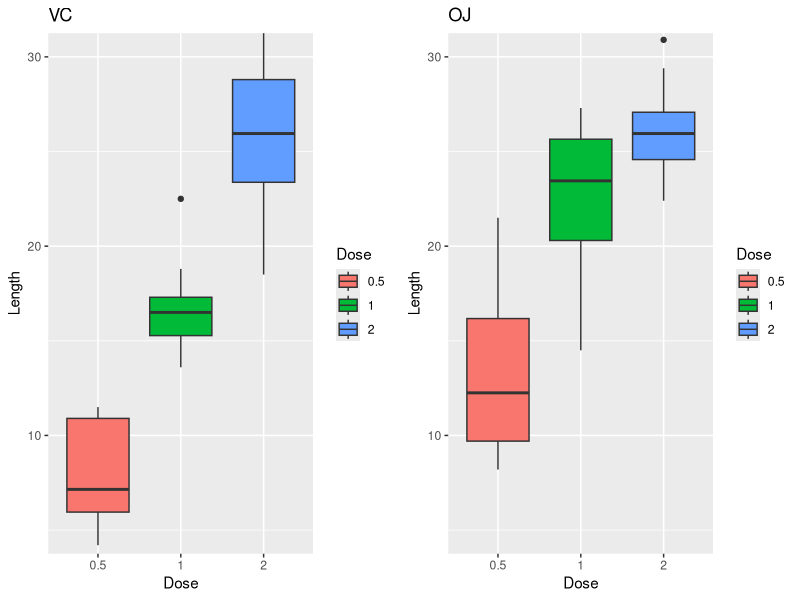

The R source for this figure:
## ---- chunk 1
knitr::opts_chunk$set(echo = TRUE)
## ---- chunk 2
data("ToothGrowth")
str(ToothGrowth)
## ---- chunk 3
data_OJ <- subset(ToothGrowth,supp=='OJ')
data_VC <- subset(ToothGrowth,supp=='VC')
## ---- chunk 4
library(ggplot2)
library(gridExtra)
g1<-ggplot(data_VC,aes(x=as.factor(dose),y=len,fill=as.factor(dose)))
plot1<-g1+geom_boxplot()+labs(fill='Dose',x='Dose',y='Length',title='VC')+
    coord_cartesian(ylim = c(5,30))
g2<-ggplot(data_OJ,aes(x=as.factor(dose),y=len,fill=as.factor(dose)))
plot2<-g2+geom_boxplot()+labs(fill='Dose',x='Dose',y='Length',title='OJ')+
    coord_cartesian(ylim = c(5,30))
grid.arrange(plot1,plot2,ncol=2)
## ---- chunk 5
d05_VC <- data_VC[data_VC$dose==0.5,]$len
d10_VC <- data_VC[data_VC$dose==1.0,]$len
test<-t.test(d05_VC,d10_VC,var.equal = TRUE,paired = FALSE)
test$p.value
## ---- chunk 6
d20_VC <- data_VC[data_VC$dose==2.0,]$len
test<-t.test(d10_VC,d20_VC,var.equal = TRUE,paired = FALSE)
test$p.value
## ---- chunk 7
d05_OJ <- data_OJ[data_OJ$dose==0.5,]$len
d10_OJ <- data_OJ[data_OJ$dose==1.0,]$len
test<-t.test(d05_OJ,d10_OJ,var.equal = TRUE,paired = FALSE)
test$p.value
## ---- chunk 8
d20_OJ <- data_OJ[data_OJ$dose==2.0,]$len
test<-t.test(d10_OJ,d20_OJ,var.equal = TRUE,paired = FALSE)
test$p.value
## ---- chunk 9
test<-t.test(d05_OJ,d05_VC,var.equal = TRUE,paired = FALSE)
test$p.value
## ---- chunk 10
test<-t.test(d10_OJ,d10_VC,var.equal = TRUE,paired = FALSE)
test$p.value
## ---- chunk 11
test<-t.test(d20_OJ,d20_VC,var.equal = TRUE,paired = FALSE)
test$p.value
